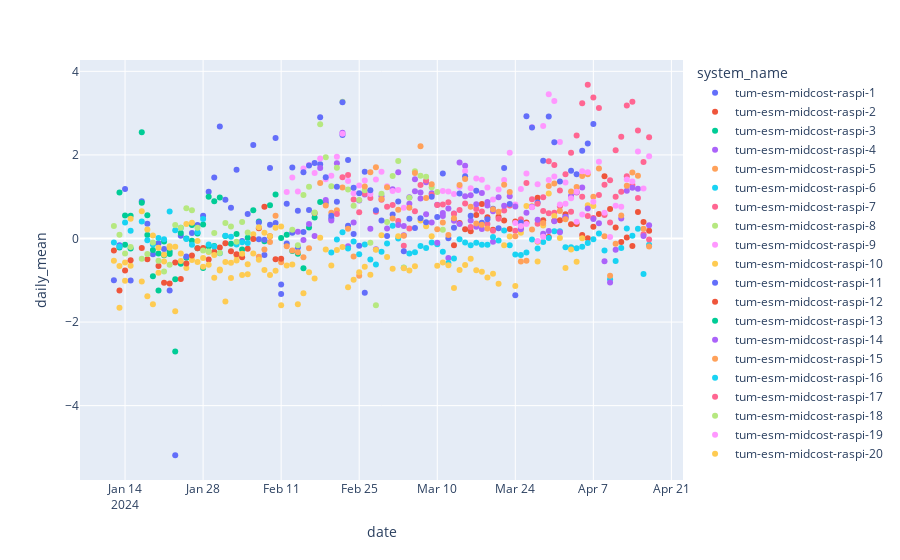
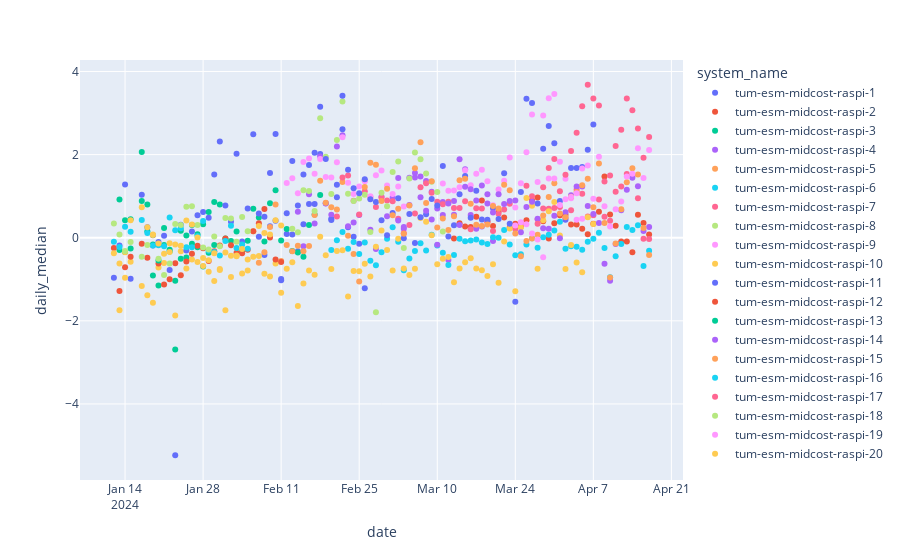

Notebook code for these charts, in order:
### Code cell
df_daily_mean = df.sort("datetime") \
    .with_columns(pl.col("datetime").dt.date().alias("date")) \
    .group_by(["date", "system_name", "system_id"]) \
    .agg([
        (pl.col("diff").mean()).alias("daily_mean"),
        (pl.col("diff").median()).alias("daily_median")
        ]) \
    .sort("system_id")
    
fig = px.scatter(df_daily_mean, x="date", y="daily_mean", color = "system_name")
fig.show()
fig = px.scatter(df_daily_mean, x="date", y="daily_median", color = "system_name")
fig.show()
